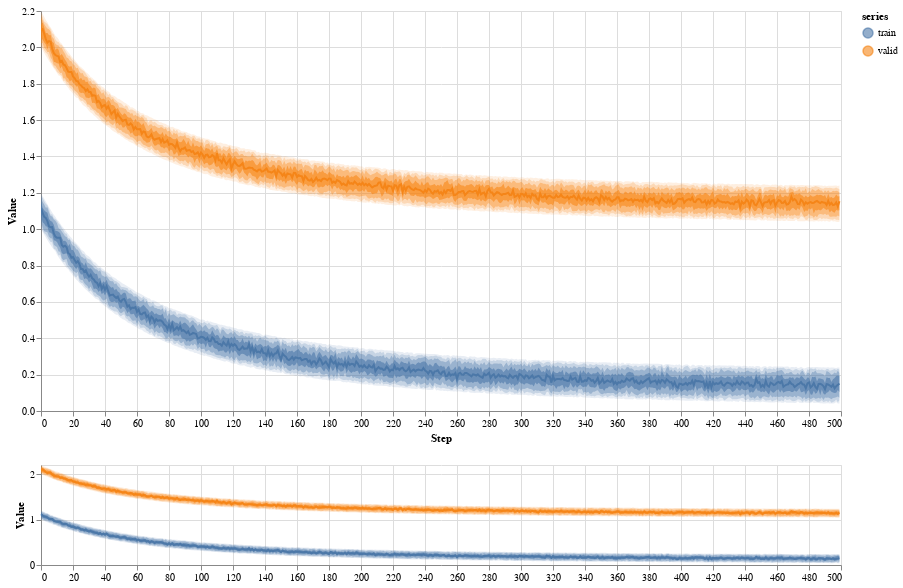

Notebook cell for this chart:
### Code cell
import inspectus
import inspectus.data_logger
import numpy as np

def random_loss():
    return np.array([[1/x**2 + var/5 for var in np.random.rand(100)] for x in np.linspace(1, 5, num=500)])

train_loss = random_loss()
valid_loss = random_loss()+1

table = (inspectus.series_to_table(train_loss, np.arange(len(train_loss)), 'train', 5) + 
         inspectus.series_to_table(valid_loss, np.arange(len(valid_loss)), 'valid', 5))
inspectus.render(table, width=800, height=400, height_minimap=100, levels=5)

### Figure 1 — Vega-Lite specification as saved in the notebook (floating-point values rounded to 4 significant figures; data arrays with more than 128 entries replaced by an {"elided": "..."} marker saying what was removed)
{"config": {"view": {"continuousWidth": 300, "continuousHeight": 300}}, "vconcat": [{"layer": [{"mark": {"type": "area", "opacity": 0.6}, "encoding": {"color": {"field": "series", "scale": {"scheme": "tableau10"}, "type": "nominal"}, "opacity": {"condition": {"param": "param_2", "value": 0.6}, "value": 0.001}, "x": {"field": "step", "scale": {"domain": {"param": "param_1"}}, "type": "quantitative"}, "y": {"field": "v4", "scale": {"domain": {"param": "param_1"}}, "type": "quantitative"}, "y2": {"field": "v6"}}, "name": "view_2"}, {"mark": {"type": "area", "opacity": 0.36}, "encoding": {"color": {"field": "series", "scale": {"scheme": "tableau10"}, "type": "nominal"}, "opacity": {"condition": {"param": "param_2", "value": 0.36}, "value": 0.001}, "x": {"field": "step", "scale": {"domain": {"param": "param_1"}}, "type": "quantitative"}, "y": {"field": "v3", "scale": {"domain": {"param": "param_1"}}, "type": "quantitative"}, "y2": {"field": "v7"}}}, {"mark": {"type": "area", "opacity": 0.216}, "encoding": {"color": {"field": "series", "scale": {"scheme": "tableau10"}, "type": "nominal"}, "opacity": {"condition": {"param": "param_2", "value": 0.216}, "value": 0.001}, "x": {"field": "step", "scale": {"domain": {"param": "param_1"}}, "type": "quantitative"}, "y": {"field": "v2", "scale": {"domain": {"param": "param_1"}}, "type": "quantitative"}, "y2": {"field": "v8"}}}, {"mark": {"type": "area", "opacity": 0.1296}, "encoding": {"color": {"field": "series", "scale": {"scheme": "tableau10"}, "type": "nominal"}, "opacity": {"condition": {"param": "param_2", "value": 0.1296}, "value": 0.001}, "x": {"field": "step", "scale": {"domain": {"param": "param_1"}}, "type": "quantitative"}, "y": {"field": "v1", "scale": {"domain": {"param": "param_1"}}, "type": "quantitative"}, "y2": {"field": "v9"}}}, {"mark": {"type": "line"}, "encoding": {"color": {"field": "series", "scale": {"scheme": "tableau10"}, "type": "nominal"}, "opacity": {"condition": {"param": "param_2", "value": 1}, "value": 0.001}, "x": {"field": "step", "scale": {"domain": {"param": "param_1"}}, "title": "Step", "type": "quantitative"}, "y": {"field": "v5", "scale": {"domain": {"param": "param_1"}}, "title": "Value", "type": "quantitative"}}}], "data": {"values": {"elided": "1000 records"}}, "height": 400, "width": 800}, {"layer": [{"mark": {"type": "area", "opacity": 0.6}, "encoding": {"color": {"field": "series", "scale": {"scheme": "tableau10"}, "type": "nominal"}, "x": {"field": "step", "type": "quantitative"}, "y": {"field": "v4", "type": "quantitative"}, "y2": {"field": "v6"}}}, {"mark": {"type": "area", "opacity": 0.36}, "encoding": {"color": {"field": "series", "scale": {"scheme": "tableau10"}, "type": "nominal"}, "x": {"field": "step", "type": "quantitative"}, "y": {"field": "v3", "type": "quantitative"}, "y2": {"field": "v7"}}}, {"mark": {"type": "area", "opacity": 0.216}, "encoding": {"color": {"field": "series", "scale": {"scheme": "tableau10"}, "type": "nominal"}, "x": {"field": "step", "type": "quantitative"}, "y": {"field": "v2", "type": "quantitative"}, "y2": {"field": "v8"}}}, {"mark": {"type": "area", "opacity": 0.1296}, "encoding": {"color": {"field": "series", "scale": {"scheme": "tableau10"}, "type": "nominal"}, "x": {"field": "step", "type": "quantitative"}, "y": {"field": "v1", "type": "quantitative"}, "y2": {"field": "v9"}}}, {"mark": {"type": "line"}, "encoding": {"color": {"field": "series", "scale": {"scheme": "tableau10"}, "type": "nominal"}, "x": {"field": "step", "title": "", "type": "quantitative"}, "y": {"field": "v5", "title": "Value", "type": "quantitative"}}, "name": "view_1"}], "data": {"values": {"elided": "1000 records"}}, "height": 100, "width": 800}], "params": [{"name": "param_2", "select": {"type": "point", "fields": ["series"]}, "bind": "legend", "views": ["view_2"]}, {"name": "param_1", "select": {"type": "interval", "encodings": ["x", "y"]}, "views": ["view_1"]}], "$schema": "https://vega.github.io/schema/vega-lite/v5.8.0.json"}
